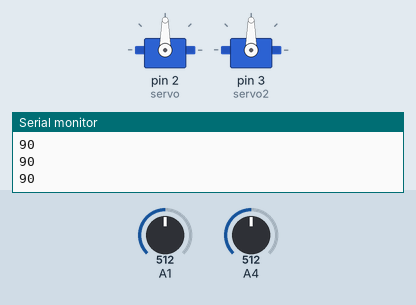
A sketch run on a simulated Arduino Uno, built with avr-gcc and run on an emulated ATmega328P. Shown: 2 × servo, the last lines printed to the serial monitor. Inputs (shaded band) come from the test bench; at power-on: A1 = 512, A4 = 512.

Above: at 1.2 s.
1.3 s: A1 set to 716
At 1.6 s:
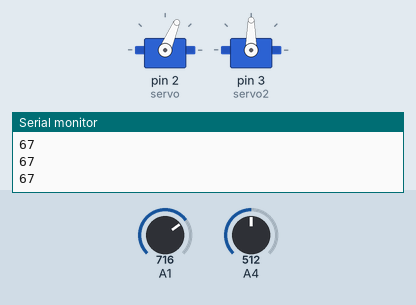
2.8 s: A4 set to 716
At 4.0 s:
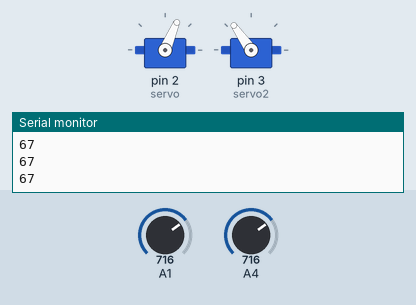
4.3 s: A1 set to 900
At 5.5 s:
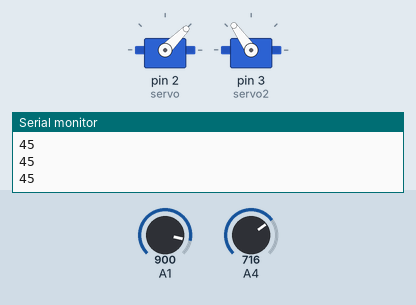
5.8 s: A4 set to 900
At 7.0 s:
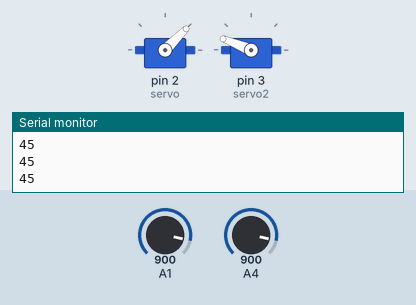
7.3 s: A1 set to 1023
At 8.5 s:
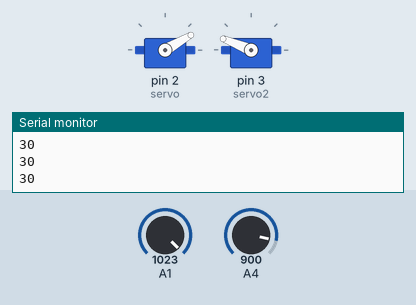
8.8 s: A4 set to 1023
At 10.1 s:
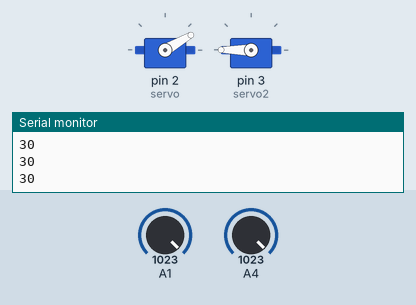
Timing chart, 0 to 11.3 s (numbered marks = the images above; inputs shaded):
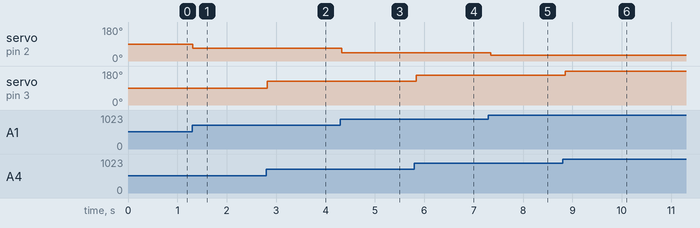

The sketch:

thrower.ino
```cpp
#include<Servo.h>
Servo servo;
Servo servo2;

void setup(){
  servo.attach(2);
  servo2.attach(3);
  Serial.begin(9600);
}


void loop(){
    // 박격포 각도 조절
    int ga = analogRead(A1);
    int ga2 = analogRead(A4);
    int sub = map(ga,0,1023,150,30);
    int sub2 = map(ga2,0,1023,0,180);
    Serial.println(sub);
    servo.write(sub);
    servo2.write(sub2);
    delay(100);
}
```

Measured:
- after the input at 1.3 s, servo on pin 2 (servo): 90° → 67° at once
- after the input at 2.8 s, servo on pin 3 (servo2): 90° → 125° at once
- after the input at 4.3 s, servo on pin 2 (servo): 67° → 45° at once
- after the input at 5.8 s, servo on pin 3 (servo2): 125° → 158° at once
- after the input at 7.3 s, servo on pin 2 (servo): 45° → 30° at once
- after the input at 8.8 s, servo on pin 3 (servo2): 158° → 180° after 0.05 s
